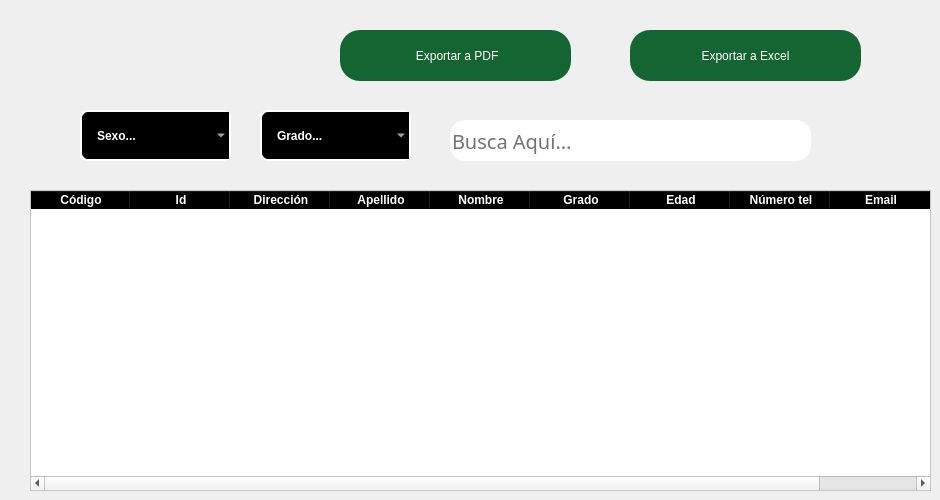
     <widget class="QWidget" name="verAsis">
      <widget class="QComboBox" name="genero_comboBox_3">
       <property name="geometry">
        <rect>
         <x>80</x>
         <y>110</y>
         <width>151</width>
         <height>51</height>
        </rect>
       </property>
       <property name="styleSheet">
        <string notr="true">QComboBox{
border: 2px solid white;
border-radius: 8px;
padding: 1px 18px 1px 3px;
background-color: black;
color: white;
height: 35px;
padding-left: 15px;
font-weight: bold;
selection-background-color: #298089;
font: 14pt &quot;Holy Friday&quot;;
}

</string>
       </property>
       <item>
        <property name="text">
         <string>Sexo...</string>
        </property>
       </item>
       <item>
        <property name="text">
         <string>Masculino</string>
        </property>
       </item>
       <item>
        <property name="text">
         <string>Femenino</string>
        </property>
       </item>
      </widget>
      <widget class="QPushButton" name="excel_Button_3">
       <property name="geometry">
        <rect>
         <x>630</x>
         <y>30</y>
         <width>231</width>
         <height>51</height>
        </rect>
       </property>
       <property name="styleSheet">
        <string notr="true">border-radius:20px;
background-color: rgb(21, 101, 51);
font: 14pt &quot;Holy Friday&quot;;
color: white;
</string>
       </property>
       <property name="text">
        <string>Exportar a Excel</string>
       </property>
       <property name="icon">
        <iconset resource="../imagenes/Recursos.qrc">
         <normaloff>:/Principal/excel.png</normaloff>:/Principal/excel.png</iconset>
       </property>
       <property name="iconSize">
        <size>
         <width>25</width>
         <height>25</height>
        </size>
       </property>
       <property name="checkable">
        <bool>true</bool>
       </property>
      </widget>
      <widget class="QComboBox" name="grado_comboBox_3">
       <property name="geometry">
        <rect>
         <x>260</x>
         <y>110</y>
         <width>151</width>
         <height>51</height>
        </rect>
       </property>
       <property name="styleSheet">
        <string notr="true">QComboBox{
border: 2px solid white;
border-radius: 8px;
padding: 1px 18px 1px 3px;
background-color: black;
color: white;
height: 35px;
padding-left: 15px;
font-weight: bold;
selection-background-color: #298089;
font: 14pt &quot;Holy Friday&quot;;
}</string>
       </property>
       <item>
        <property name="text">
         <string>Grado...</string>
        </property>
       </item>
       <item>
        <property name="text">
         <string>11-3</string>
        </property>
       </item>
       <item>
        <property name="text">
         <string>11-2</string>
        </property>
       </item>
       <item>
        <property name="text">
         <string>11-1</string>
        </property>
       </item>
       <item>
        <property name="text">
         <string>10-1</string>
        </property>
       </item>
       <item>
        <property name="text">
         <string>10-2</string>
        </property>
       </item>
       <item>
        <property name="text">
         <string>10-3</string>
        </property>
       </item>
       <item>
        <property name="text">
         <string>10-4</string>
        </property>
       </item>
       <item>
        <property name="text">
         <string>9-3</string>
        </property>
       </item>
       <item>
        <property name="text">
         <string>9-2</string>
        </property>
       </item>
       <item>
        <property name="text">
         <string>9-1</string>
        </property>
       </item>
       <item>
        <property name="text">
         <string>8-3</string>
        </property>
       </item>
       <item>
        <property name="text">
         <string>8-2</string>
        </property>
       </item>
       <item>
        <property name="text">
         <string>8-1</string>
        </property>
       </item>
       <item>
        <property name="text">
         <string>7-3</string>
        </property>
       </item>
       <item>
        <property name="text">
         <string>7-2</string>
        </property>
       </item>
       <item>
        <property name="text">
         <string>7-1</string>
        </property>
       </item>
       <item>
        <property name="text">
         <string>6-3</string>
        </property>
       </item>
       <item>
        <property name="text">
         <string>6-2</string>
        </property>
       </item>
       <item>
        <property name="text">
         <string>6-1</string>
        </property>
       </item>
      </widget>
      <widget class="QPushButton" name="pdf_Button_3">
       <property name="geometry">
        <rect>
         <x>340</x>
         <y>30</y>
         <width>231</width>
         <height>51</height>
        </rect>
       </property>
       <property name="styleSheet">
        <string notr="true">border-radius:20px;
background-color: rgb(21, 101, 51);
font: 14pt &quot;Holy Friday&quot;;
color: white;
</string>
       </property>
       <property name="text">
        <string> Exportar a PDF</string>
       </property>
       <property name="icon">
        <iconset resource="../imagenes/Recursos.qrc">
         <normaloff>:/Principal/pdf.png</normaloff>:/Principal/pdf.png</iconset>
       </property>
       <property name="iconSize">
        <size>
         <width>25</width>
         <height>25</height>
        </size>
       </property>
       <property name="checkable">
        <bool>true</bool>
       </property>
      </widget>
      <widget class="QLineEdit" name="buscar_lineEdit_3">
       <property name="geometry">
        <rect>
         <x>450</x>
         <y>120</y>
         <width>361</width>
         <height>41</height>
        </rect>
       </property>
       <property name="font">
        <font>
         <family>Holy Friday</family>
         <pointsize>15</pointsize>
         <weight>50</weight>
         <italic>false</italic>
         <bold>false</bold>
        </font>
       </property>
       <property name="styleSheet">
        <string notr="true">border-radius:15px;
background-color: rgb(255, 255, 255);
font: 15pt &quot;Holy Friday&quot;;
color: rgb(115, 115, 115);</string>
       </property>
       <property name="text">
        <string>Busca Aquí...</string>
       </property>
      </widget>
      <widget class="QTableWidget" name="registros_tableWidget_3">
       <property name="geometry">
        <rect>
         <x>30</x>
         <y>190</y>
         <width>901</width>
         <height>301</height>
        </rect>
       </property>
       <property name="styleSheet">
        <string notr="true">QHeaderView::section{
	font-weight:bold;
	background-color: black;
	color:white;
}

QTableWidget{
	alternate-background-color: black;
	background-color: white;

}</string>
       </property>
       <property name="alternatingRowColors">
        <bool>true</bool>
       </property>
       <column>
        <property name="text">
         <string>Código</string>
        </property>
       </column>
       <column>
        <property name="text">
         <string>Id</string>
        </property>
       </column>
       <column>
        <property name="text">
         <string>Dirección</string>
        </property>
       </column>
       <column>
        <property name="text">
         <string>Apellido</string>
        </property>
       </column>
       <column>
        <property name="text">
         <string>Nombre</string>
        </property>
       </column>
       <column>
        <property name="text">
         <string>Grado</string>
        </property>
       </column>
       <column>
        <property name="text">
         <string>Edad</string>
        </property>
       </column>
       <column>
        <property name="text">
         <string>Número tel</string>
        </property>
       </column>
       <column>
        <property name="text">
         <string>Email</string>
        </property>
       </column>
      </widget>
     </widget>
